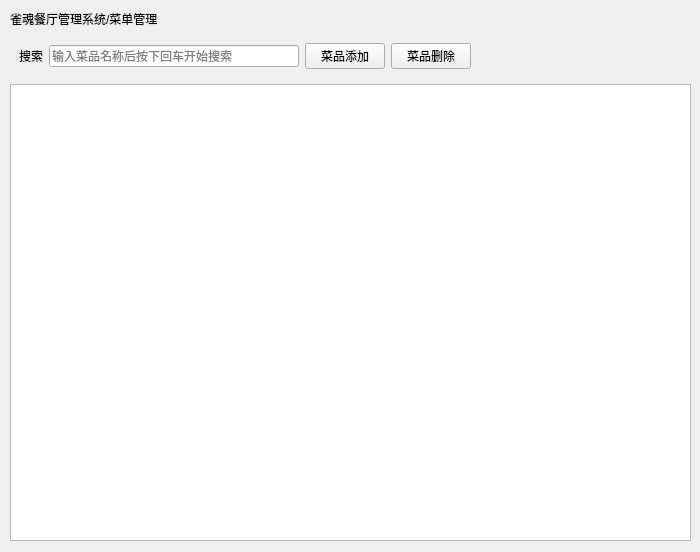
<?xml version="1.0" encoding="UTF-8"?>
<ui version="4.0">
 <class>Admin_MenuMgr</class>
 <widget class="QWidget" name="Admin_MenuMgr">
  <property name="windowModality">
   <enum>Qt::NonModal</enum>
  </property>
  <property name="geometry">
   <rect>
    <x>0</x>
    <y>0</y>
    <width>700</width>
    <height>552</height>
   </rect>
  </property>
  <property name="maximumSize">
   <size>
    <width>700</width>
    <height>16777215</height>
   </size>
  </property>
  <property name="windowTitle">
   <string>MenuMgr</string>
  </property>
  <widget class="QWidget" name="layoutWidget">
   <property name="geometry">
    <rect>
     <x>10</x>
     <y>10</y>
     <width>681</width>
     <height>531</height>
    </rect>
   </property>
   <layout class="QGridLayout" name="gridLayout_2">
    <item row="1" column="0">
     <widget class="QWidget" name="widget" native="true">
      <layout class="QGridLayout" name="gridLayout">
       <item row="0" column="3">
        <widget class="QPushButton" name="btnAddMeal">
         <property name="text">
          <string>菜品添加</string>
         </property>
        </widget>
       </item>
       <item row="0" column="0">
        <widget class="QLabel" name="label">
         <property name="text">
          <string>搜索</string>
         </property>
        </widget>
       </item>
       <item row="0" column="4">
        <widget class="QPushButton" name="btnDeleteMeal">
         <property name="text">
          <string>菜品删除</string>
         </property>
        </widget>
       </item>
       <item row="0" column="5">
        <spacer name="horizontalSpacer">
         <property name="orientation">
          <enum>Qt::Horizontal</enum>
         </property>
         <property name="sizeHint" stdset="0">
          <size>
           <width>268</width>
           <height>20</height>
          </size>
         </property>
        </spacer>
       </item>
       <item row="0" column="1" colspan="2">
        <widget class="QLineEdit" name="lineEdit">
         <property name="minimumSize">
          <size>
           <width>250</width>
           <height>0</height>
          </size>
         </property>
         <property name="placeholderText">
          <string>输入菜品名称后按下回车开始搜索</string>
         </property>
        </widget>
       </item>
      </layout>
     </widget>
    </item>
    <item row="0" column="0">
     <widget class="QLabel" name="label_2">
      <property name="text">
       <string>雀魂餐厅管理系统/菜单管理</string>
      </property>
     </widget>
    </item>
    <item row="2" column="0">
     <widget class="QTableView" name="tableView"/>
    </item>
   </layout>
  </widget>
 </widget>
 <resources/>
 <connections/>
</ui>
